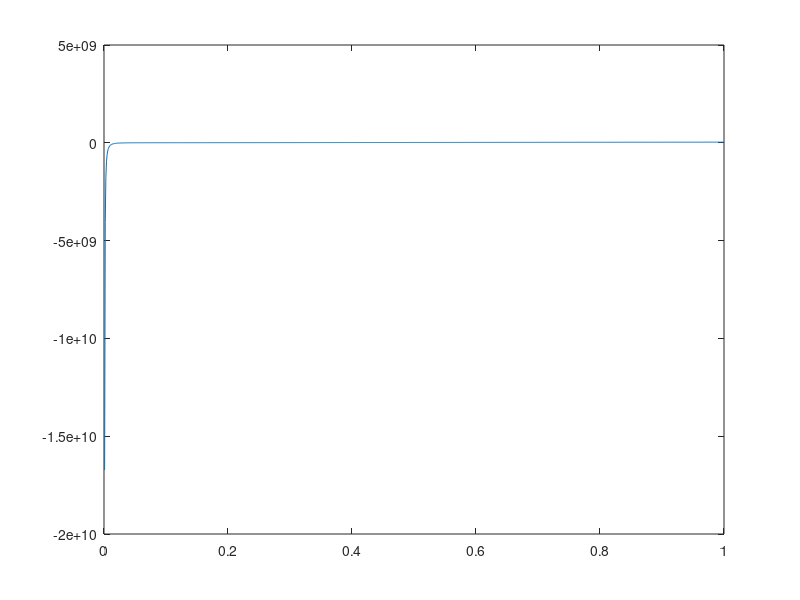

The MATLAB source for this figure: (Note: this script raises an error after producing the figure.)
#### INCOMPLETO ####

a = 0.401;
b = 42.7e-6;
N = 1000;
k = 1.3806503e-23;
T = 300;
p = 3.5e+7;

tol = 1e-12;

f = @(V) (p + a * (N./V).^2) .* (V - N*b) - (k*N*T);

V = 0.001:0.001:1;
plot(V,f(V));

## Bisección
a = 0;
b = 1;
maxit = round(log2(abs(b-a)/tol))+1;
[x_b,it_b] = biseccion(f,a,b,maxit,tol);
